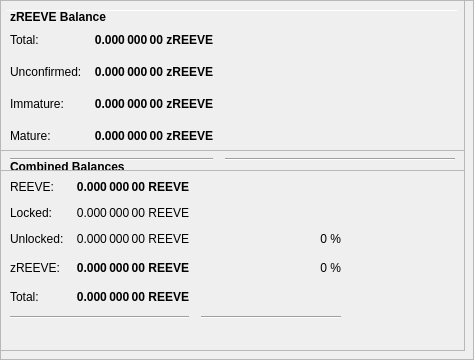
        <widget class="QFrame" name="frameObfuscation">
         <property name="minimumSize">
          <size>
           <width>0</width>
           <height>350</height>
          </size>
         </property>
         <property name="layoutDirection">
          <enum>Qt::LeftToRight</enum>
         </property>
         <property name="frameShape">
          <enum>QFrame::StyledPanel</enum>
         </property>
         <property name="frameShadow">
          <enum>QFrame::Raised</enum>
         </property>
         <widget class="QPushButton" name="runAutoDenom">
          <property name="geometry">
           <rect>
            <x>251</x>
            <y>17</y>
            <width>1</width>
            <height>1</height>
           </rect>
          </property>
          <property name="palette">
           <palette>
            <active>
             <colorrole role="WindowText">
              <brush brushstyle="SolidPattern">
               <color alpha="255">
                <red>0</red>
                <green>0</green>
                <blue>0</blue>
               </color>
              </brush>
             </colorrole>
             <colorrole role="Button">
              <brush brushstyle="SolidPattern">
               <color alpha="255">
                <red>239</red>
                <green>238</green>
                <blue>238</blue>
               </color>
              </brush>
             </colorrole>
             <colorrole role="Light">
              <brush brushstyle="SolidPattern">
               <color alpha="255">
                <red>255</red>
                <green>255</green>
                <blue>255</blue>
               </color>
              </brush>
             </colorrole>
             <colorrole role="Midlight">
              <brush brushstyle="SolidPattern">
               <color alpha="255">
                <red>247</red>
                <green>246</green>
                <blue>246</blue>
               </color>
              </brush>
             </colorrole>
             <colorrole role="Dark">
              <brush brushstyle="SolidPattern">
               <color alpha="255">
                <red>119</red>
                <green>119</green>
                <blue>119</blue>
               </color>
              </brush>
             </colorrole>
             <colorrole role="Mid">
              <brush brushstyle="SolidPattern">
               <color alpha="255">
                <red>159</red>
                <green>159</green>
                <blue>159</blue>
               </color>
              </brush>
             </colorrole>
             <colorrole role="Text">
              <brush brushstyle="SolidPattern">
               <color alpha="255">
                <red>0</red>
                <green>0</green>
                <blue>0</blue>
               </color>
              </brush>
             </colorrole>
             <colorrole role="BrightText">
              <brush brushstyle="SolidPattern">
               <color alpha="255">
                <red>255</red>
                <green>255</green>
                <blue>255</blue>
               </color>
              </brush>
             </colorrole>
             <colorrole role="ButtonText">
              <brush brushstyle="SolidPattern">
               <color alpha="255">
                <red>0</red>
                <green>0</green>
                <blue>0</blue>
               </color>
              </brush>
             </colorrole>
             <colorrole role="Base">
              <brush brushstyle="SolidPattern">
               <color alpha="255">
                <red>255</red>
                <green>255</green>
                <blue>255</blue>
               </color>
              </brush>
             </colorrole>
             <colorrole role="Window">
              <brush brushstyle="SolidPattern">
               <color alpha="255">
                <red>239</red>
                <green>238</green>
                <blue>238</blue>
               </color>
              </brush>
             </colorrole>
             <colorrole role="Shadow">
              <brush brushstyle="SolidPattern">
               <color alpha="255">
                <red>0</red>
                <green>0</green>
                <blue>0</blue>
               </color>
              </brush>
             </colorrole>
             <colorrole role="AlternateBase">
              <brush brushstyle="SolidPattern">
               <color alpha="255">
                <red>247</red>
                <green>246</green>
                <blue>246</blue>
               </color>
              </brush>
             </colorrole>
             <colorrole role="ToolTipBase">
              <brush brushstyle="SolidPattern">
               <color alpha="255">
                <red>255</red>
                <green>255</green>
                <blue>220</blue>
               </color>
              </brush>
             </colorrole>
             <colorrole role="ToolTipText">
              <brush brushstyle="SolidPattern">
               <color alpha="255">
                <red>0</red>
                <green>0</green>
                <blue>0</blue>
               </color>
              </brush>
             </colorrole>
            </active>
            <inactive>
             <colorrole role="WindowText">
              <brush brushstyle="SolidPattern">
               <color alpha="255">
                <red>0</red>
                <green>0</green>
                <blue>0</blue>
               </color>
              </brush>
             </colorrole>
             <colorrole role="Button">
              <brush brushstyle="SolidPattern">
               <color alpha="255">
                <red>239</red>
                <green>238</green>
                <blue>238</blue>
               </color>
              </brush>
             </colorrole>
             <colorrole role="Light">
              <brush brushstyle="SolidPattern">
               <color alpha="255">
                <red>255</red>
                <green>255</green>
                <blue>255</blue>
               </color>
              </brush>
             </colorrole>
             <colorrole role="Midlight">
              <brush brushstyle="SolidPattern">
               <color alpha="255">
                <red>247</red>
                <green>246</green>
                <blue>246</blue>
               </color>
              </brush>
             </colorrole>
             <colorrole role="Dark">
              <brush brushstyle="SolidPattern">
               <color alpha="255">
                <red>119</red>
                <green>119</green>
                <blue>119</blue>
               </color>
              </brush>
             </colorrole>
             <colorrole role="Mid">
              <brush brushstyle="SolidPattern">
               <color alpha="255">
                <red>159</red>
                <green>159</green>
                <blue>159</blue>
               </color>
              </brush>
             </colorrole>
             <colorrole role="Text">
              <brush brushstyle="SolidPattern">
               <color alpha="255">
                <red>0</red>
                <green>0</green>
                <blue>0</blue>
               </color>
              </brush>
             </colorrole>
             <colorrole role="BrightText">
              <brush brushstyle="SolidPattern">
               <color alpha="255">
                <red>255</red>
                <green>255</green>
                <blue>255</blue>
               </color>
              </brush>
             </colorrole>
             <colorrole role="ButtonText">
              <brush brushstyle="SolidPattern">
               <color alpha="255">
                <red>0</red>
                <green>0</green>
                <blue>0</blue>
               </color>
              </brush>
             </colorrole>
             <colorrole role="Base">
              <brush brushstyle="SolidPattern">
               <color alpha="255">
                <red>255</red>
                <green>255</green>
                <blue>255</blue>
               </color>
              </brush>
             </colorrole>
             <colorrole role="Window">
              <brush brushstyle="SolidPattern">
               <color alpha="255">
                <red>239</red>
                <green>238</green>
                <blue>238</blue>
               </color>
              </brush>
             </colorrole>
             <colorrole role="Shadow">
              <brush brushstyle="SolidPattern">
               <color alpha="255">
                <red>0</red>
                <green>0</green>
                <blue>0</blue>
               </color>
              </brush>
             </colorrole>
             <colorrole role="AlternateBase">
              <brush brushstyle="SolidPattern">
               <color alpha="255">
                <red>247</red>
                <green>246</green>
                <blue>246</blue>
               </color>
              </brush>
             </colorrole>
             <colorrole role="ToolTipBase">
              <brush brushstyle="SolidPattern">
               <color alpha="255">
                <red>255</red>
                <green>255</green>
                <blue>220</blue>
               </color>
              </brush>
             </colorrole>
             <colorrole role="ToolTipText">
              <brush brushstyle="SolidPattern">
               <color alpha="255">
                <red>0</red>
                <green>0</green>
                <blue>0</blue>
               </color>
              </brush>
             </colorrole>
            </inactive>
            <disabled>
             <colorrole role="WindowText">
              <brush brushstyle="SolidPattern">
               <color alpha="255">
                <red>119</red>
                <green>119</green>
                <blue>119</blue>
               </color>
              </brush>
             </colorrole>
             <colorrole role="Button">
              <brush brushstyle="SolidPattern">
               <color alpha="255">
                <red>239</red>
                <green>238</green>
                <blue>238</blue>
               </color>
              </brush>
             </colorrole>
             <colorrole role="Light">
              <brush brushstyle="SolidPattern">
               <color alpha="255">
                <red>255</red>
                <green>255</green>
                <blue>255</blue>
               </color>
              </brush>
             </colorrole>
             <colorrole role="Midlight">
              <brush brushstyle="SolidPattern">
               <color alpha="255">
                <red>247</red>
                <green>246</green>
                <blue>246</blue>
               </color>
              </brush>
             </colorrole>
             <colorrole role="Dark">
              <brush brushstyle="SolidPattern">
               <color alpha="255">
                <red>119</red>
                <green>119</green>
                <blue>119</blue>
               </color>
              </brush>
             </colorrole>
             <colorrole role="Mid">
              <brush brushstyle="SolidPattern">
               <color alpha="255">
                <red>159</red>
                <green>159</green>
                <blue>159</blue>
               </color>
              </brush>
             </colorrole>
             <colorrole role="Text">
              <brush brushstyle="SolidPattern">
               <color alpha="255">
                <red>119</red>
                <green>119</green>
                <blue>119</blue>
               </color>
              </brush>
             </colorrole>
             <colorrole role="BrightText">
              <brush brushstyle="SolidPattern">
               <color alpha="255">
                <red>255</red>
                <green>255</green>
                <blue>255</blue>
               </color>
              </brush>
             </colorrole>
             <colorrole role="ButtonText">
              <brush brushstyle="SolidPattern">
               <color alpha="255">
                <red>119</red>
                <green>119</green>
                <blue>119</blue>
               </color>
              </brush>
             </colorrole>
             <colorrole role="Base">
              <brush brushstyle="SolidPattern">
               <color alpha="255">
                <red>239</red>
                <green>238</green>
                <blue>238</blue>
               </color>
              </brush>
             </colorrole>
             <colorrole role="Window">
              <brush brushstyle="SolidPattern">
               <color alpha="255">
                <red>239</red>
                <green>238</green>
                <blue>238</blue>
               </color>
              </brush>
             </colorrole>
             <colorrole role="Shadow">
              <brush brushstyle="SolidPattern">
               <color alpha="255">
                <red>0</red>
                <green>0</green>
                <blue>0</blue>
               </color>
              </brush>
             </colorrole>
             <colorrole role="AlternateBase">
              <brush brushstyle="SolidPattern">
               <color alpha="255">
                <red>239</red>
                <green>238</green>
                <blue>238</blue>
               </color>
              </brush>
             </colorrole>
             <colorrole role="ToolTipBase">
              <brush brushstyle="SolidPattern">
               <color alpha="255">
                <red>255</red>
                <green>255</green>
                <blue>220</blue>
               </color>
              </brush>
             </colorrole>
             <colorrole role="ToolTipText">
              <brush brushstyle="SolidPattern">
               <color alpha="255">
                <red>0</red>
                <green>0</green>
                <blue>0</blue>
               </color>
              </brush>
             </colorrole>
            </disabled>
           </palette>
          </property>
          <property name="focusPolicy">
           <enum>Qt::NoFocus</enum>
          </property>
          <property name="autoFillBackground">
           <bool>true</bool>
          </property>
          <property name="text">
           <string/>
          </property>
          <property name="flat">
           <bool>true</bool>
          </property>
         </widget>
         <widget class="Line" name="line">
          <property name="geometry">
           <rect>
            <x>7</x>
            <y>10</y>
            <width>451</width>
            <height>1</height>
           </rect>
          </property>
          <property name="orientation">
           <enum>Qt::Horizontal</enum>
          </property>
         </widget>
         <widget class="QFrame" name="frame_3">
          <property name="geometry">
           <rect>
            <x>0</x>
            <y>150</y>
            <width>465</width>
            <height>201</height>
           </rect>
          </property>
          <property name="frameShape">
           <enum>QFrame::StyledPanel</enum>
          </property>
          <property name="frameShadow">
           <enum>QFrame::Raised</enum>
          </property>
          <layout class="QVBoxLayout" name="verticalLayout_5">
           <item>
            <layout class="QHBoxLayout" name="horizontalLayout_5" stretch="0">
             <item>
              <widget class="QLabel" name="label_5z">
               <property name="maximumSize">
                <size>
                 <width>16777215</width>
                 <height>20</height>
                </size>
               </property>
               <property name="font">
                <font>
                 <weight>75</weight>
                 <bold>true</bold>
                </font>
               </property>
               <property name="toolTip">
                <string>Combined Balances (including unconfirmed and immature coins)</string>
               </property>
               <property name="text">
                <string>&lt;html&gt;&lt;head/&gt;&lt;body&gt;&lt;p&gt;Combined Balances&lt;/p&gt;&lt;/body&gt;&lt;/html&gt;</string>
               </property>
              </widget>
             </item>
            </layout>
           </item>
           <item>
            <layout class="QGridLayout" name="gridLayout_3">
             <property name="spacing">
              <number>12</number>
             </property>
             <item row="7" column="0" colspan="2">
              <widget class="Line" name="lineSpendableBalance_3">
               <property name="orientation">
                <enum>Qt::Horizontal</enum>
               </property>
              </widget>
             </item>
             <item row="7" column="2">
              <widget class="Line" name="lineWatchBalance_3">
               <property name="sizePolicy">
                <sizepolicy hsizetype="Preferred" vsizetype="Fixed">
                 <horstretch>0</horstretch>
                 <verstretch>0</verstretch>
                </sizepolicy>
               </property>
               <property name="minimumSize">
                <size>
                 <width>140</width>
                 <height>0</height>
                </size>
               </property>
               <property name="orientation">
                <enum>Qt::Horizontal</enum>
               </property>
              </widget>
             </item>
             <item row="4" column="1">
              <widget class="QLabel" name="labelzBalancez">
               <property name="font">
                <font>
                 <weight>75</weight>
                 <bold>true</bold>
                </font>
               </property>
               <property name="cursor">
                <cursorShape>IBeamCursor</cursorShape>
               </property>
               <property name="toolTip">
                <string>Total of transactions that have yet to be confirmed, and do not yet count toward the spendable balance</string>
               </property>
               <property name="text">
                <string notr="true">0.000 000 00 REEVE</string>
               </property>
               <property name="alignment">
                <set>Qt::AlignRight|Qt::AlignTrailing|Qt::AlignVCenter</set>
               </property>
               <property name="textInteractionFlags">
                <set>Qt::LinksAccessibleByMouse|Qt::TextSelectableByKeyboard|Qt::TextSelectableByMouse</set>
               </property>
              </widget>
             </item>
             <item row="6" column="1">
              <widget class="QLabel" name="labelTotalz">
               <property name="font">
                <font>
                 <weight>75</weight>
                 <bold>true</bold>
                </font>
               </property>
               <property name="cursor">
                <cursorShape>IBeamCursor</cursorShape>
               </property>
               <property name="toolTip">
                <string>Total Balance, including unconfirmed and immature coins.</string>
               </property>
               <property name="text">
                <string notr="true">0.000 000 00 REEVE</string>
               </property>
               <property name="alignment">
                <set>Qt::AlignRight|Qt::AlignTrailing|Qt::AlignVCenter</set>
               </property>
               <property name="textInteractionFlags">
                <set>Qt::LinksAccessibleByMouse|Qt::TextSelectableByKeyboard|Qt::TextSelectableByMouse</set>
               </property>
              </widget>
             </item>
             <item row="4" column="3">
              <spacer name="horizontalSpacer_6">
               <property name="orientation">
                <enum>Qt::Horizontal</enum>
               </property>
               <property name="sizeHint" stdset="0">
                <size>
                 <width>40</width>
                 <height>20</height>
                </size>
               </property>
              </spacer>
             </item>
             <item row="6" column="0">
              <widget class="QLabel" name="labelTotalTextz">
               <property name="text">
                <string>Total:</string>
               </property>
              </widget>
             </item>
             <item row="1" column="0">
              <widget class="QLabel" name="labelBalanceTextz">
               <property name="text">
                <string>REEVE:</string>
               </property>
              </widget>
             </item>
             <item row="1" column="1">
              <widget class="QLabel" name="labelBalancez">
               <property name="font">
                <font>
                 <weight>75</weight>
                 <bold>true</bold>
                </font>
               </property>
               <property name="cursor">
                <cursorShape>IBeamCursor</cursorShape>
               </property>
               <property name="toolTip">
                <string>Your current spendable balance</string>
               </property>
               <property name="text">
                <string notr="true">0.000 000 00 REEVE</string>
               </property>
               <property name="alignment">
                <set>Qt::AlignRight|Qt::AlignTrailing|Qt::AlignVCenter</set>
               </property>
               <property name="textInteractionFlags">
                <set>Qt::LinksAccessibleByMouse|Qt::TextSelectableByKeyboard|Qt::TextSelectableByMouse</set>
               </property>
              </widget>
             </item>
             <item row="4" column="0">
              <widget class="QLabel" name="labelzBalanceTextz">
               <property name="toolTip">
                <string/>
               </property>
               <property name="text">
                <string>zREEVE:</string>
               </property>
              </widget>
             </item>
             <item row="4" column="2">
              <widget class="QLabel" name="labelzREEVEPercent">
               <property name="toolTip">
                <string>Current percentage of zREEVE.
If AutoMint is enabled this percentage will settle around the configured AutoMint percentage (default = 10%)</string>
               </property>
               <property name="text">
                <string>0 %</string>
               </property>
               <property name="alignment">
                <set>Qt::AlignRight|Qt::AlignTrailing|Qt::AlignVCenter</set>
               </property>
              </widget>
             </item>
             <item row="6" column="2">
              <widget class="QLabel" name="label100Percent">
               <property name="text">
                <string/>
               </property>
               <property name="alignment">
                <set>Qt::AlignRight|Qt::AlignTrailing|Qt::AlignVCenter</set>
               </property>
              </widget>
             </item>
             <item row="2" column="1">
              <widget class="QLabel" name="labelLockedBalance">
               <property name="toolTip">
                <string>Locked REEVE or Masternode collaterals. These are excluded from zREEVE minting.</string>
               </property>
               <property name="text">
                <string>0.000 000 00 REEVE</string>
               </property>
               <property name="alignment">
                <set>Qt::AlignRight|Qt::AlignTrailing|Qt::AlignVCenter</set>
               </property>
              </widget>
             </item>
             <item row="2" column="0">
              <widget class="QLabel" name="labelLockedBalanceText">
               <property name="toolTip">
                <string>Locked REEVE or Masternode collaterals. These are excluded from zREEVE minting.</string>
               </property>
               <property name="text">
                <string>Locked:</string>
               </property>
              </widget>
             </item>
             <item row="3" column="0">
              <widget class="QLabel" name="labelUnLockedBalanceText">
               <property name="toolTip">
                <string>Unlocked REEVEs. These can be used for zREEVE minting.</string>
               </property>
               <property name="text">
                <string>Unlocked:</string>
               </property>
              </widget>
             </item>
             <item row="3" column="1">
              <widget class="QLabel" name="labelUnLockedBalance">
               <property name="toolTip">
                <string>Unlocked REEVEs. These can be used for zREEVE minting.</string>
               </property>
               <property name="text">
                <string>0.000 000 00 REEVE</string>
               </property>
               <property name="alignment">
                <set>Qt::AlignRight|Qt::AlignTrailing|Qt::AlignVCenter</set>
               </property>
              </widget>
             </item>
             <item row="3" column="2">
              <widget class="QLabel" name="labelREEVEPercent">
               <property name="text">
                <string>0 %</string>
               </property>
               <property name="alignment">
                <set>Qt::AlignRight|Qt::AlignTrailing|Qt::AlignVCenter</set>
               </property>
              </widget>
             </item>
            </layout>
           </item>
           <item>
            <spacer name="verticalSpacer">
             <property name="orientation">
              <enum>Qt::Vertical</enum>
             </property>
             <property name="sizeHint" stdset="0">
              <size>
               <width>20</width>
               <height>40</height>
              </size>
             </property>
            </spacer>
           </item>
          </layout>
         </widget>
         <widget class="QFrame" name="frame_4">
          <property name="geometry">
           <rect>
            <x>0</x>
            <y>0</y>
            <width>465</width>
            <height>171</height>
           </rect>
          </property>
          <property name="frameShape">
           <enum>QFrame::StyledPanel</enum>
          </property>
          <property name="frameShadow">
           <enum>QFrame::Raised</enum>
          </property>
          <layout class="QVBoxLayout" name="verticalLayout_7">
           <item>
            <layout class="QHBoxLayout" name="horizontalLayout_8" stretch="0">
             <item>
              <widget class="QLabel" name="label_5z_3">
               <property name="maximumSize">
                <size>
                 <width>16777215</width>
                 <height>20</height>
                </size>
               </property>
               <property name="font">
                <font>
                 <weight>75</weight>
                 <bold>true</bold>
                </font>
               </property>
               <property name="text">
                <string>zREEVE Balance</string>
               </property>
              </widget>
             </item>
            </layout>
           </item>
           <item>
            <layout class="QGridLayout" name="gridLayout_5">
             <property name="spacing">
              <number>12</number>
             </property>
             <item row="4" column="0">
              <widget class="QLabel" name="labelzBalanceMatureText">
               <property name="toolTip">
                <string>Mature: more than 20 confirmation and more than 1 mints of the same denomination after it was minted.
These zREEVE are spendable.</string>
               </property>
               <property name="text">
                <string>Mature:</string>
               </property>
              </widget>
             </item>
             <item row="5" column="0" colspan="2">
              <widget class="Line" name="lineSpendableBalance_5">
               <property name="orientation">
                <enum>Qt::Horizontal</enum>
               </property>
              </widget>
             </item>
             <item row="1" column="1">
              <widget class="QLabel" name="labelzBalance">
               <property name="font">
                <font>
                 <weight>75</weight>
                 <bold>true</bold>
                </font>
               </property>
               <property name="cursor">
                <cursorShape>IBeamCursor</cursorShape>
               </property>
               <property name="toolTip">
                <string>All available zREEVE, unconfirmed and immature zREEVE included.</string>
               </property>
               <property name="text">
                <string notr="true">0.000 000 00 zREEVE</string>
               </property>
               <property name="alignment">
                <set>Qt::AlignRight|Qt::AlignTrailing|Qt::AlignVCenter</set>
               </property>
               <property name="textInteractionFlags">
                <set>Qt::LinksAccessibleByMouse|Qt::TextSelectableByKeyboard|Qt::TextSelectableByMouse</set>
               </property>
              </widget>
             </item>
             <item row="5" column="2">
              <widget class="Line" name="lineWatchBalance_5">
               <property name="sizePolicy">
                <sizepolicy hsizetype="Preferred" vsizetype="Fixed">
                 <horstretch>0</horstretch>
                 <verstretch>0</verstretch>
                </sizepolicy>
               </property>
               <property name="minimumSize">
                <size>
                 <width>140</width>
                 <height>0</height>
                </size>
               </property>
               <property name="orientation">
                <enum>Qt::Horizontal</enum>
               </property>
              </widget>
             </item>
             <item row="1" column="0">
              <widget class="QLabel" name="labelzBalanceText">
               <property name="toolTip">
                <string>All available zREEVE, unconfirmed and immature zREEVE included.</string>
               </property>
               <property name="text">
                <string>Total:</string>
               </property>
              </widget>
             </item>
             <item row="1" column="2">
              <spacer name="horizontalSpacer_8">
               <property name="orientation">
                <enum>Qt::Horizontal</enum>
               </property>
               <property name="sizeHint" stdset="0">
                <size>
                 <width>40</width>
                 <height>20</height>
                </size>
               </property>
              </spacer>
             </item>
             <item row="4" column="2">
              <spacer name="horizontalSpacer_4">
               <property name="orientation">
                <enum>Qt::Horizontal</enum>
               </property>
               <property name="sizeHint" stdset="0">
                <size>
                 <width>40</width>
                 <height>20</height>
                </size>
               </property>
              </spacer>
             </item>
             <item row="4" column="1">
              <widget class="QLabel" name="labelzBalanceMature">
               <property name="font">
                <font>
                 <weight>75</weight>
                 <bold>true</bold>
                </font>
               </property>
               <property name="toolTip">
                <string>Mature: more than 20 confirmation and more than 1 mints of the same denomination after it was minted.
These zREEVE are spendable.</string>
               </property>
               <property name="text">
                <string>0.000 000 00 zREEVE</string>
               </property>
               <property name="alignment">
                <set>Qt::AlignRight|Qt::AlignTrailing|Qt::AlignVCenter</set>
               </property>
              </widget>
             </item>
             <item row="2" column="0">
              <widget class="QLabel" name="labelzBalanceUnconfirmedText">
               <property name="toolTip">
                <string>Unconfirmed: less than 20 confirmations
Immature: confirmed, but less than 1 mints of the same denomination after it was minted</string>
               </property>
               <property name="text">
                <string>Unconfirmed:</string>
               </property>
              </widget>
             </item>
             <item row="2" column="1">
              <widget class="QLabel" name="labelzBalanceUnconfirmed">
               <property name="font">
                <font>
                 <weight>75</weight>
                 <bold>true</bold>
                </font>
               </property>
               <property name="toolTip">
                <string>Unconfirmed: less than 20 confirmations
Immature: confirmed, but less than 1 mints of the same denomination after it was minted</string>
               </property>
               <property name="text">
                <string>0.000 000 00 zREEVE</string>
               </property>
               <property name="alignment">
                <set>Qt::AlignRight|Qt::AlignTrailing|Qt::AlignVCenter</set>
               </property>
              </widget>
             </item>
             <item row="2" column="2">
              <spacer name="horizontalSpacer_5">
               <property name="orientation">
                <enum>Qt::Horizontal</enum>
               </property>
               <property name="sizeHint" stdset="0">
                <size>
                 <width>40</width>
                 <height>20</height>
                </size>
               </property>
              </spacer>
             </item>
             <item row="3" column="0">
              <widget class="QLabel" name="labelzBalanceImmatureText">
               <property name="toolTip">
                <string>Unconfirmed: less than 20 confirmations
Immature: confirmed, but less than 1 mints of the same denomination after it was minted</string>
               </property>
               <property name="text">
                <string>Immature:</string>
               </property>
              </widget>
             </item>
             <item row="3" column="1">
              <widget class="QLabel" name="labelzBalanceImmature">
               <property name="font">
                <font>
                 <weight>75</weight>
                 <bold>true</bold>
                </font>
               </property>
               <property name="toolTip">
                <string>Unconfirmed: less than 20 confirmations
Immature: confirmed, but less than 1 mints of the same denomination after it was minted</string>
               </property>
               <property name="text">
                <string>0.000 000 00 zREEVE</string>
               </property>
               <property name="alignment">
                <set>Qt::AlignRight|Qt::AlignTrailing|Qt::AlignVCenter</set>
               </property>
              </widget>
             </item>
             <item row="3" column="2">
              <spacer name="horizontalSpacer_7">
               <property name="orientation">
                <enum>Qt::Horizontal</enum>
               </property>
               <property name="sizeHint" stdset="0">
                <size>
                 <width>40</width>
                 <height>20</height>
                </size>
               </property>
              </spacer>
             </item>
            </layout>
           </item>
          </layout>
         </widget>
        </widget>
